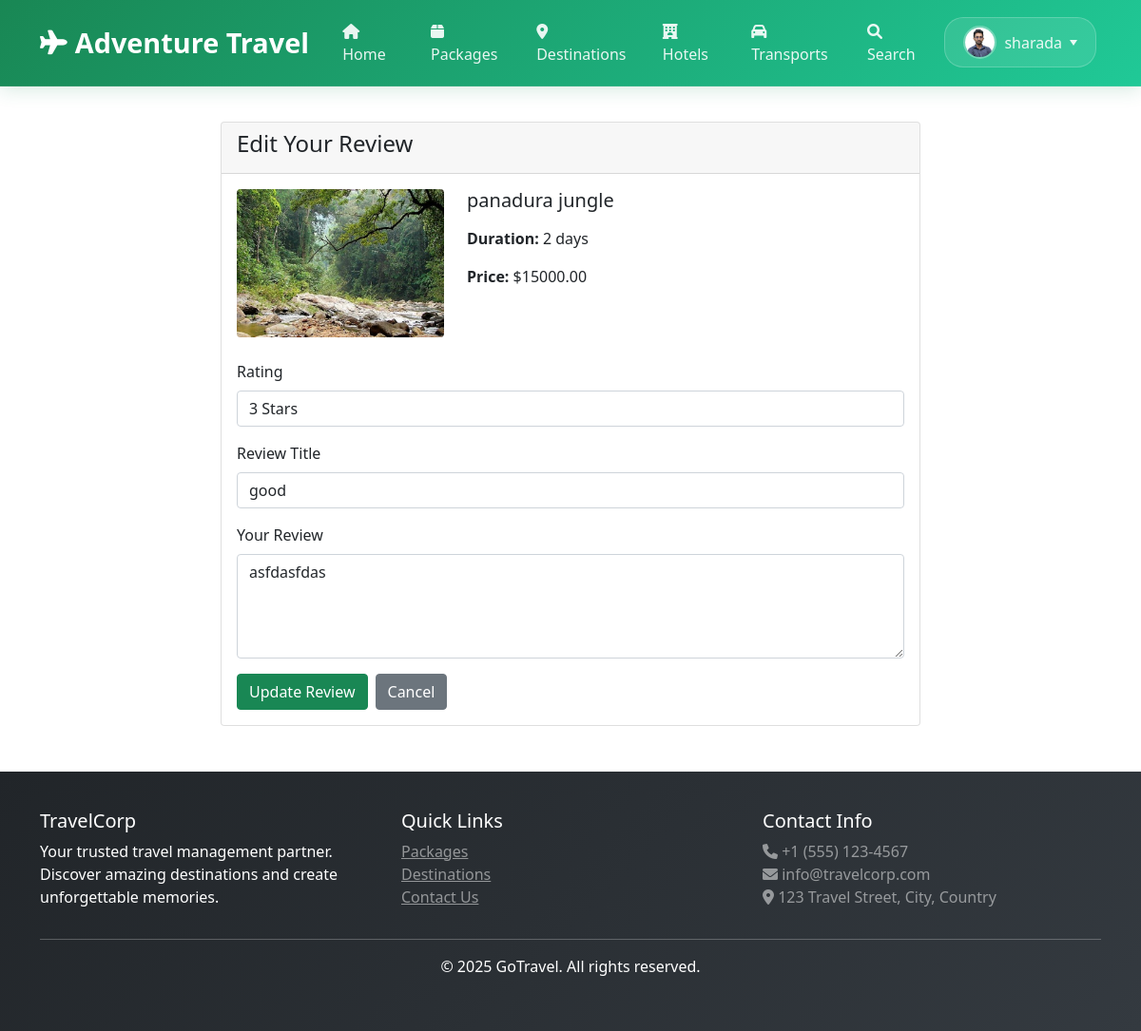
The app's page /packages/2/review/ (signed in), older data.
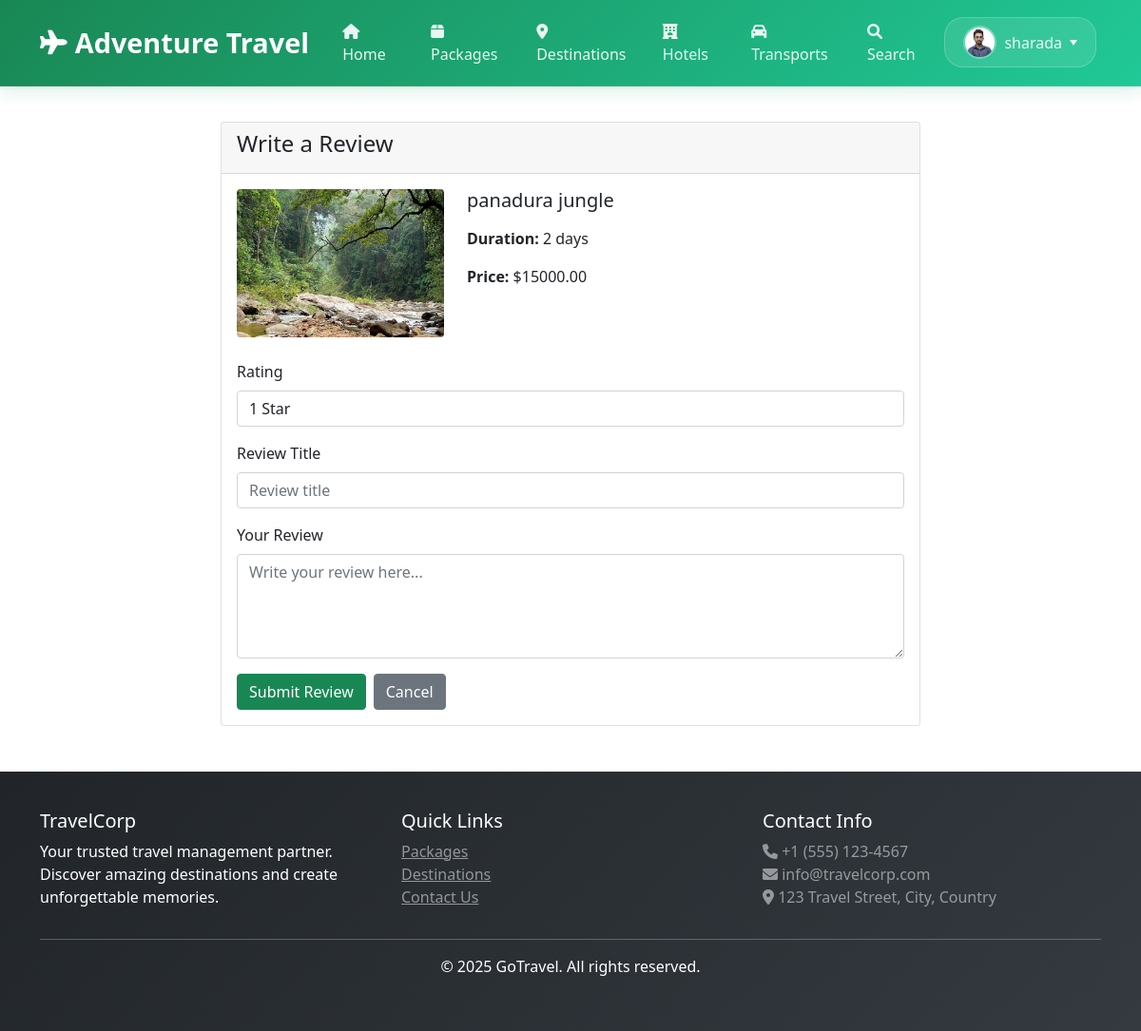
The same page, newer data.
### travel/models.py (models this page shows, shortened)
class Review(models.Model):
    user = models.ForeignKey(User, on_delete=models.CASCADE)
    package = models.ForeignKey(Package, on_delete=models.CASCADE)
    rating = models.IntegerField(validators=[MinValueValidator(1), MaxValueValidator(5)])
    title = models.CharField(max_length=200)
    comment = models.TextField()
    created_at = models.DateTimeField(auto_now_add=True)
    class Meta:
        unique_together = ['user', 'package']

### travel/views.py (the view)
# urls.py: path('packages/<int:package_id>/review/', views.write_review, name='write_review'),
@login_required
def write_review(request, package_id):
    try:
        package = get_object_or_404(Package, id=package_id, is_active=True)
        has_booking = Booking.objects.filter(
            user=request.user,
            package=package,
            status__in=['confirmed', 'completed']
        ).exists()
        if not has_booking:
            messages.error(request, 'You can only review packages you have booked.')
            return redirect('package_detail', package_id=package_id)
        existing_review = Review.objects.filter(user=request.user, package=package).first()
        if request.method == 'POST':
            form = ReviewForm(request.POST, instance=existing_review)
            if form.is_valid():
                review = form.save(commit=False)
                review.user = request.user
                review.package = package
                review.save()
                messages.success(request, 'Review submitted successfully!')
                return redirect('package_detail', package_id=package_id)
        else:
            form = ReviewForm(instance=existing_review)
        template = loader.get_template('travel/write_review.html')
        context = {
            'package': package,
            'form': form,
            'existing_review': existing_review,
        }
        return HttpResponse(template.render(context, request))
    except:
        messages.error(request, 'Package not found.')
        return redirect('package_list')

### travel/forms.py
class ReviewForm(forms.ModelForm):
    class Meta:
        model = Review
        fields = ['rating', 'title', 'comment']
        widgets = {
            'rating': forms.Select(
                choices=[(i, f'{i} Star{"s" if i != 1 else ""}') for i in range(1, 6)],
                attrs={'class': 'form-control'}
            ),
            'title': forms.TextInput(attrs={'class': 'form-control', 'placeholder': 'Review title'}),
            'comment': forms.Textarea(attrs={'class': 'form-control', 'rows': 4, 'placeholder': 'Write your review here...'}),
        }

### travel/context_processors.py (called while the page is built)
def user_profile(request):
    if request.user.is_authenticated:
        try:
            profile, created = UserProfile.objects.get_or_create(user=request.user)
            return {'user_profile': profile}
        except:
            return {'user_profile': None}
    return {'user_profile': None}

### travel/templates/travel/write_review.html (shortened to what this page needs)
{% extends 'travel/base.html' %}
{% block content %}
<div class="container my-5">
    <div class="row justify-content-center">
        <div class="col-md-8">
            <div class="card">
                <div class="card-header">
                    <h4>
                        {% if existing_review %}
                        Edit Your Review
                        {% else %}
                        Write a Review
                        {% endif %}
                    </h4>
                </div>
                <div class="card-body">
                    <div class="row mb-4">
                        <div class="col-md-4">
                            {% if package.image %}
                            <img src="{{ package.image.url }}" class="img-fluid rounded" alt="{{ package.name }}">
                            {% else %}
                            <div class="bg-light rounded d-flex align-items-center justify-content-center"
                                style="height: 200px;">
                                <i class="fas fa-image fa-3x text-muted"></i>
                            </div>
                            {% endif %}
                        </div>
                        <div class="col-md-8">
                            <h5>{{ package.name }}</h5>
                            <p><strong>Duration:</strong> {{ package.duration_days }} days</p>
                            <p><strong>Price:</strong> ${{ package.price }}</p>
                        </div>
                    </div>
                    <form method="post">
                        <div class="mb-3">
                            <label for="{{ form.rating.id_for_label }}" class="form-label">Rating</label>
                            {{ form.rating }}
                        </div>
                        <div class="mb-3">
                            <label for="{{ form.title.id_for_label }}" class="form-label">Review Title</label>
                            {{ form.title }}
                        </div>
                        <div class="mb-3">
                            <label for="{{ form.comment.id_for_label }}" class="form-label">Your Review</label>
                            {{ form.comment }}
                        </div>
                        <div class="d-flex gap-2">
                            <button type="submit" class="btn btn-success">
                                {% if existing_review %}
                                Update Review
                                {% else %}
                                Submit Review
                                {% endif %}
                            </button>
                            <a href="{% url 'package_detail' package.id %}" class="btn btn-secondary">Cancel</a>
                        </div>
                    </form>
                </div>
            </div>
        </div>
    </div>
</div>
{% endblock %}

Row changes from the older to the newer data that the page shows:
removed Review: rating "3 Stars", title "good", comment "asfdasfdas"
Text that changed along with them:
form field rating: (not shown) → "1 Star"
text no longer shown: "Edit Your Review Update Review"
text now shown: "Write a Review Submit Review"
